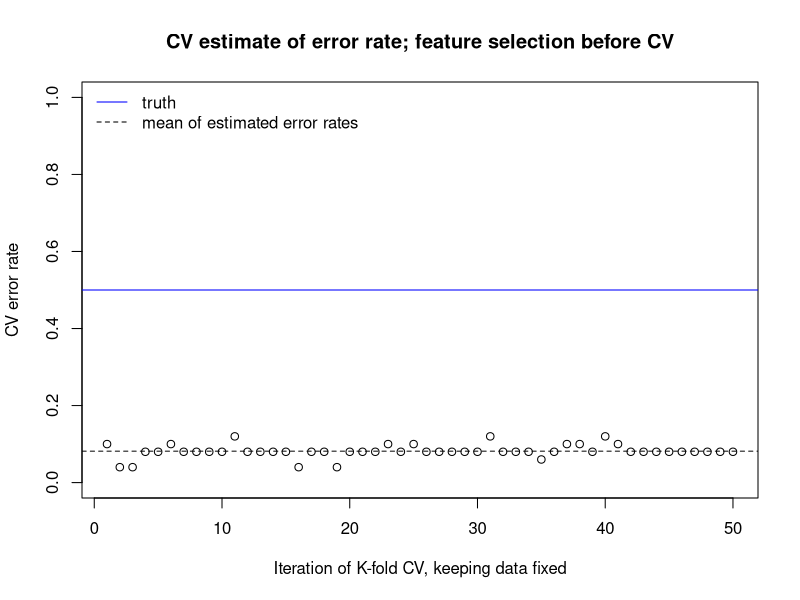
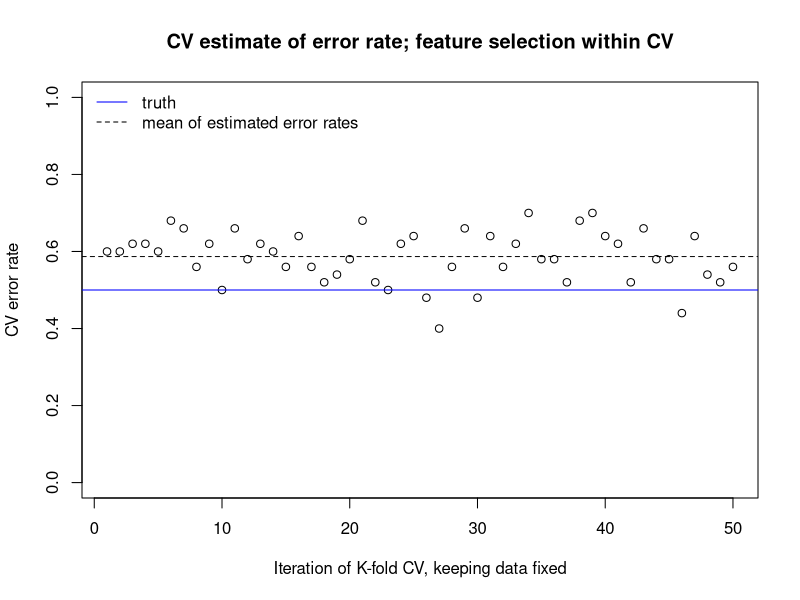

Generate these figures, in order, with R: (Note: a time limit stopped this script after it produced the figures.)
# taken from session 4, Computational Statisitcs Course, Spring 2020, Prof. Marloes Maathuis
# Rcode4.R

# Cross-validation:

# Package for knn classification:
library(class)

# Some new commands we will use:
?order
order(c(3,6,2,8,4,9,1),decreasing=T)
order(c(3,6,2,8,4,9,1),decreasing=F)

?cut
(folds <- cut(c(1:25),breaks=6,labels=FALSE))

?which
which(folds==2)


# Select variables with highest marginal correlations. 
# Inputs: 
#   x: predictors
#   y: dependent variable
#   q: nr of variables to be selected
# Outputs:
#   indices of q columns of x with highest marginal correlation with y
select.x <- function(x,y,q){
  # some simple checks on input values:
  stopifnot(is.matrix(x), nrow(x)==length(y), q>=1, q<=ncol(x))

  # compute cor(x[,i],y) for i=1,..,p:
  cor.vec <- apply(x,2,cor,y=y)
  
  # determine indices of variables, so that the absolute value of 
  #   their correlation with y is sorted in decreasing order: 
  ind <- order(abs(cor.vec), decreasing=TRUE)

  # return indices of q variables with largest absolute correlation
  return(ind[1:q])
}

# Conduct K-fold cross-validation for 1 NN classifier.
# Inputs:
#   x: predictors
#   y: dependent variable 
#   K: nr of folds in cross-validation
#   preselect: boolean indicating whether pre-selection should be 
#              conducted *within* cross validation. Defaults to FALSE.
#   q: nr of variables to be pre-selected. Defaults to 10. 
# Outputs:
#   error rate.
cv.knn1 <- function(x,y,K,preselect=FALSE,q=10){
  # quick checks of input:
  stopifnot(is.matrix(x), nrow(x)==length(y), 1<=K, K<=nrow(x),
            q>=1, q<=ncol(x))

  # randomly shuffle the rows:
  n <- length(y)
  ind.x <- sample(c(1:n), replace=FALSE)
  x <- x[ind.x,]
  y <- y[ind.x]
  
  # create K (roughly) equally sized folds:
  folds <- cut(seq(1,n),breaks=K,labels=FALSE)
  
  # perform K fold cross validation:
  error <- integer(K)
  for(i in 1:K){
    # Segment data by fold using the which() function 
    ind.test <- which(folds==i)
    x.test <- x[ind.test,]
    y.test <- y[ind.test]
    x.train <- x[-ind.test,]
    y.train <- y[-ind.test]
    
    # if preselect==TRUE, conduct selection of x variables inside CV
    if (preselect==TRUE){
      ind.x <- select.x(x.train, y.train, q)
      x.train <- x.train[,ind.x]
      x.test <- x.test[,ind.x]
    }
    
    y.pred <- knn1(x.train, x.test, y.train)  
    error[i] <- sum(y.pred != y.test)
  }
  return(sum(error/n))
}

### 

set.seed(123)

n <- 50       # sample size
p <- 5000     # nr of predictors
q <- 20       # nr of pre-selected predictors
K <- 10       # nr of folds in cross validation
nr.cv <- 50   # nr of K-fold cross validations that are performed
              #   we do this to see how much the results depend 
              #   on the way in which the folds were chosen
nsim <- 50    # nr of data sets that are simulated
              #   we do this to see how much the results vary over 
              #   different data sets

### Conduct cross-validation the wrong way for one data set:

# create high-dimensional data
x <- matrix(rnorm(n*p),nrow=n)
y <- c(rep(0,n/2),rep(1,n/2))
# note that x contains no information about y!

# pre-select q columns of x with strongest marginal correlation with y  
x.new <- x[,select.x(x,y,q)]

# assess performance of 1 NN classifier via K-fold cross validation.
# replicate this nr.cv times (so nr.cv times to determine the folds)
cv.wrong <- replicate(nr.cv, cv.knn1(x.new,y,K=10,preselect=FALSE))
plot(cv.wrong, ylim=c(0,1), ylab="CV error rate", 
     xlab="Iteration of K-fold CV, keeping data fixed",
     main="CV estimate of error rate; feature selection before CV")
abline(h=mean(cv.wrong),lty=2)
abline(h=0.5,col="blue")
legend("topleft",c("truth","mean of estimated error rates"),
       col=c("blue","black"),lty=c(1,2), bty="n")
# note there is small variation between the different iterations
# error rate is way too optimistic. 
# why?

# Now the correct way:
# assess performance of 1 NN classifier, using pre-selection within CV
cv.correct <- replicate(nr.cv, cv.knn1(x,y,K=10,preselect=TRUE,q=20))
plot(cv.correct, ylim=c(0,1), ylab="CV error rate", 
     xlab="Iteration of K-fold CV, keeping data fixed", 
     main="CV estimate of error rate; feature selection within CV")
abline(h=mean(cv.correct),lty=2)
abline(h=0.5,col="blue")
legend("topleft", c("truth","mean of estimated error rates"),
       col=c("blue","black"),lty=c(1,2), bty="n")
# there is more variability between the different iterations
# we are much closer to 50% than before
# but still a bit off

# average over various data sets
nsim <- 50
cv.correct2 <- numeric(nsim)
for(i in 1:nsim){
  x <- matrix(rnorm(n*p),nrow=n)
  y <- c(rep(0,n/2),rep(1,n/2))
  cv.correct2[i] <- cv.knn1(x,y,K=10,preselect=TRUE,q=20)
}
plot(cv.correct2, ylim=c(0,1), ylab="CV error rate", 
     xlab="Iteration of simulation (generating new training data)", 
     main="CV estimate of error rate; feature selection within CV")
abline(h=mean(cv.correct2),lty=2)
abline(h=0.5,col="blue")
legend("topleft",c("truth","mean of estimated error rates"),
       col=c("blue","black"),lty=c(1,2), bty="n")
# note large variability
# but this seems indeed an unbiased estimate of the expected test error rate
